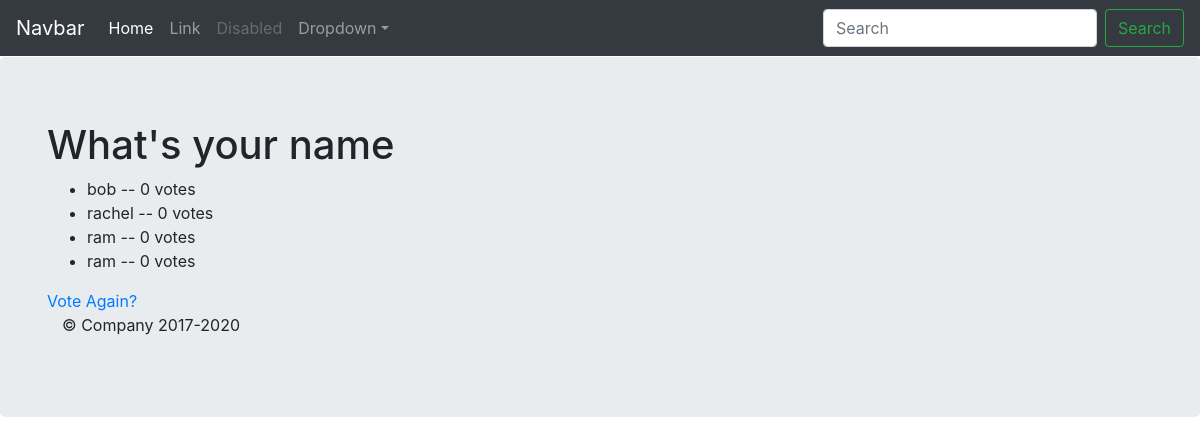
Page /basicapp/1/results/ on the committed database.
### basicapp/models.py (models this page shows, shortened)
class Question(models.Model):
    question_text = models.CharField(max_length=200)
    pub_date = models.DateTimeField('date published')

class Choice(models.Model):
    choice_text = models.CharField(max_length=200)
    votes = models.IntegerField(default=0)
    question = models.ForeignKey(Question, on_delete=models.CASCADE)

### basicapp/views.py (the view)
# urls.py: path('<question_id>/results/', views.results, name='results'),
def results(request, question_id):
    question = get_object_or_404(Question, pk=question_id)
    return render(request, 'basicapp/results.html', {'question': question})

### basicapp/templates/basicapp/results.html
{% extends 'basicapp/base.html' %}
{% block main_content %}
<h1> {{question.question_text}}</h1>
<ul>
    {% for choice in question.choice_set.all %}
        <li>{{choice.choice_text}} -- {{choice.votes}} vote{{ choice.votes|pluralize}}</li>
    {% endfor %}
</ul>
<a href="{% url 'basicapp:detail' question.id %}"> Vote Again? </a>
{% endblock %}

### rows in the picture
Question: question_text "What's your name"
Choice: choice_text "bob", votes "0"
Choice: choice_text "rachel", votes "0"
Choice: choice_text "ram", votes "0"
Choice: choice_text "ram", votes "0"
